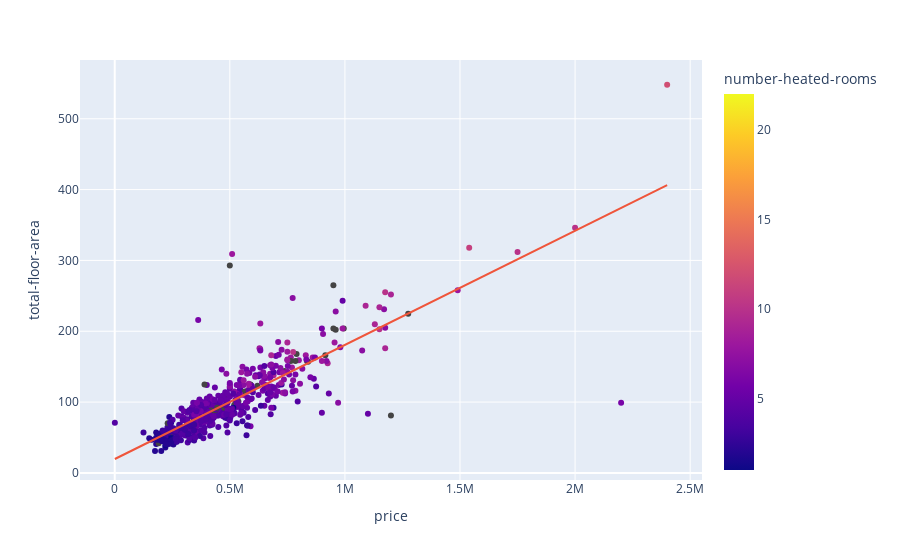

The notebook cell this image was saved under:
### Code cell
plot = merged[pd.notnull(merged["number-heated-rooms"])]

fig = px.scatter(merged, x="price", y="total-floor-area", color="number-heated-rooms", trendline = "ols")

fig.show()

### Figure 1 — Plotly figure (JSON) as saved in the notebook; plotly's stock layout.template omitted (floating-point values rounded to 4 significant figures; data arrays with more than 128 entries replaced by an {"elided": "..."} marker saying what was removed)
{"data": [{"hovertemplate": "price=%{x}<br>total-floor-area=%{y}<br>number-heated-rooms=%{marker.color}<extra></extra>", "legendgroup": "", "marker": {"color": {"elided": "601 int values"}, "coloraxis": "coloraxis", "symbol": "circle"}, "mode": "markers", "name": "", "orientation": "v", "showlegend": false, "type": "scatter", "x": {"elided": "601 int values"}, "xaxis": "x", "y": {"elided": "601 float values"}, "yaxis": "y"}, {"hovertemplate": "<b>OLS trendline</b><br>total-floor-area = 0.000161118 * price + 19.5848<br>R<sup>2</sup>=0.685161<br><br>price=%{x}<br>total-floor-area=%{y} <b>(trend)</b><extra></extra>", "legendgroup": "", "marker": {"symbol": "circle"}, "mode": "lines", "name": "", "showlegend": false, "type": "scatter", "x": {"elided": "535 int values"}, "xaxis": "x", "y": {"elided": "535 float values"}, "yaxis": "y"}], "layout": {"coloraxis": {"colorbar": {"title": {"text": "number-heated-rooms"}}, "colorscale": [[0, "#0d0887"], [0.1111, "#46039f"], [0.2222, "#7201a8"], [0.3333, "#9c179e"], [0.4444, "#bd3786"], [0.5556, "#d8576b"], [0.6667, "#ed7953"], [0.7778, "#fb9f3a"], [0.8889, "#fdca26"], [1, "#f0f921"]]}, "legend": {"tracegroupgap": 0}, "margin": {"t": 60}, "xaxis": {"anchor": "y", "domain": [0, 1], "title": {"text": "price"}}, "yaxis": {"anchor": "x", "domain": [0, 1], "title": {"text": "total-floor-area"}}}}
